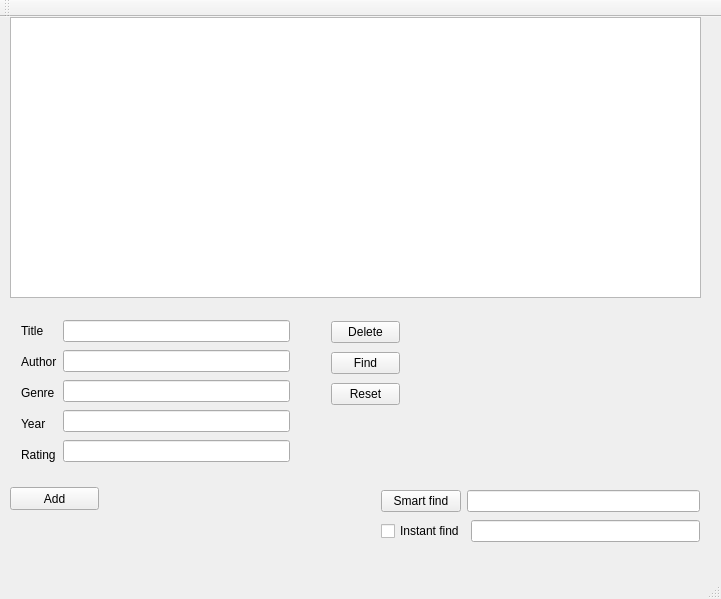
<?xml version="1.0" encoding="UTF-8"?>
<ui version="4.0">
 <class>MainWindow</class>
 <widget class="QMainWindow" name="MainWindow">
  <property name="geometry">
   <rect>
    <x>0</x>
    <y>0</y>
    <width>721</width>
    <height>599</height>
   </rect>
  </property>
  <property name="windowTitle">
   <string>MainWindow</string>
  </property>
  <widget class="QWidget" name="centralWidget">
   <widget class="QWidget" name="horizontalLayoutWidget">
    <property name="geometry">
     <rect>
      <x>10</x>
      <y>290</y>
      <width>291</width>
      <height>171</height>
     </rect>
    </property>
    <layout class="QHBoxLayout" name="horizontalLayout">
     <item>
      <layout class="QVBoxLayout" name="verticalLayout">
       <item>
        <widget class="QLabel" name="label_3">
         <property name="text">
          <string>Title</string>
         </property>
        </widget>
       </item>
       <item>
        <widget class="QLabel" name="label_4">
         <property name="text">
          <string>Author</string>
         </property>
        </widget>
       </item>
       <item>
        <widget class="QLabel" name="label_2">
         <property name="text">
          <string>Genre</string>
         </property>
        </widget>
       </item>
       <item>
        <widget class="QLabel" name="label">
         <property name="text">
          <string>Year</string>
         </property>
        </widget>
       </item>
       <item>
        <widget class="QLabel" name="label_5">
         <property name="text">
          <string>Rating</string>
         </property>
        </widget>
       </item>
      </layout>
     </item>
     <item>
      <layout class="QVBoxLayout" name="verticalLayout_2">
       <item>
        <widget class="QLineEdit" name="lineEdit"/>
       </item>
       <item>
        <widget class="QLineEdit" name="lineEdit_4"/>
       </item>
       <item>
        <widget class="QLineEdit" name="lineEdit_3"/>
       </item>
       <item>
        <widget class="QLineEdit" name="lineEdit_2"/>
       </item>
       <item>
        <widget class="QLineEdit" name="lineEdit_5"/>
       </item>
      </layout>
     </item>
    </layout>
   </widget>
   <widget class="QTableView" name="tableView">
    <property name="geometry">
     <rect>
      <x>10</x>
      <y>0</y>
      <width>691</width>
      <height>281</height>
     </rect>
    </property>
    <property name="editTriggers">
     <set>QAbstractItemView::DoubleClicked|QAbstractItemView::EditKeyPressed</set>
    </property>
    <property name="alternatingRowColors">
     <bool>true</bool>
    </property>
   </widget>
   <widget class="QWidget" name="verticalLayoutWidget">
    <property name="geometry">
     <rect>
      <x>320</x>
      <y>290</y>
      <width>91</width>
      <height>112</height>
     </rect>
    </property>
    <layout class="QVBoxLayout" name="verticalLayout_3">
     <item>
      <widget class="QPushButton" name="pushButton_2">
       <property name="text">
        <string>Delete</string>
       </property>
      </widget>
     </item>
     <item>
      <widget class="QPushButton" name="pushButton">
       <property name="text">
        <string>Find</string>
       </property>
       <property name="iconSize">
        <size>
         <width>44</width>
         <height>31</height>
        </size>
       </property>
       <property name="flat">
        <bool>false</bool>
       </property>
      </widget>
     </item>
     <item>
      <widget class="QPushButton" name="pushButton_4">
       <property name="text">
        <string>Reset</string>
       </property>
      </widget>
     </item>
    </layout>
   </widget>
   <widget class="QPushButton" name="pushButton_3">
    <property name="geometry">
     <rect>
      <x>10</x>
      <y>470</y>
      <width>89</width>
      <height>23</height>
     </rect>
    </property>
    <property name="text">
     <string>Add</string>
    </property>
    <property name="flat">
     <bool>false</bool>
    </property>
   </widget>
   <widget class="QWidget" name="verticalLayoutWidget_2">
    <property name="geometry">
     <rect>
      <x>370</x>
      <y>460</y>
      <width>341</width>
      <height>80</height>
     </rect>
    </property>
    <layout class="QVBoxLayout" name="verticalLayout_4">
     <item>
      <layout class="QHBoxLayout" name="horizontalLayout_2">
       <item>
        <widget class="QPushButton" name="pushButton_5">
         <property name="text">
          <string>Smart find</string>
         </property>
        </widget>
       </item>
       <item>
        <widget class="QLineEdit" name="lineEdit_6"/>
       </item>
      </layout>
     </item>
     <item>
      <layout class="QHBoxLayout" name="horizontalLayout_3">
       <item>
        <widget class="QCheckBox" name="checkBox">
         <property name="text">
          <string>Instant find</string>
         </property>
         <property name="checked">
          <bool>false</bool>
         </property>
        </widget>
       </item>
       <item>
        <widget class="QLineEdit" name="lineEdit_7"/>
       </item>
      </layout>
     </item>
    </layout>
   </widget>
  </widget>
  <widget class="QMenuBar" name="menuBar">
   <property name="geometry">
    <rect>
     <x>0</x>
     <y>0</y>
     <width>721</width>
     <height>21</height>
    </rect>
   </property>
  </widget>
  <widget class="QToolBar" name="mainToolBar">
   <attribute name="toolBarArea">
    <enum>TopToolBarArea</enum>
   </attribute>
   <attribute name="toolBarBreak">
    <bool>false</bool>
   </attribute>
  </widget>
  <widget class="QStatusBar" name="statusBar"/>
 </widget>
 <layoutdefault spacing="6" margin="11"/>
 <resources/>
 <connections/>
</ui>
